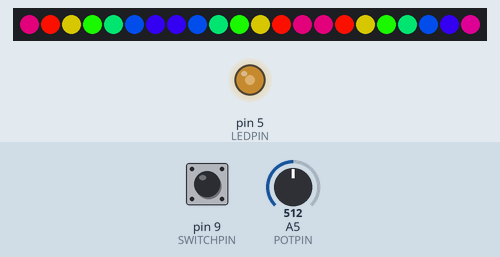
Simulated run of this sketch. Board: Arduino Uno, built with avr-gcc and run on an emulated ATmega328P. On the bench: 22 RGB LEDs in strip order, left to right, output pins drawn as LEDs (lit = HIGH). Inputs (shaded band) come from the test bench; at power-on: A5 (POTPIN) = 512, pin 9 (SWITCHPIN) HIGH. Dim RGB values are drawn brighter than linear; random numbers use the default seed unless the sketch sets one.

Above: at 1.2 s.
1.3 s: A5 (POTPIN) set to 1023
At 1.36 s:
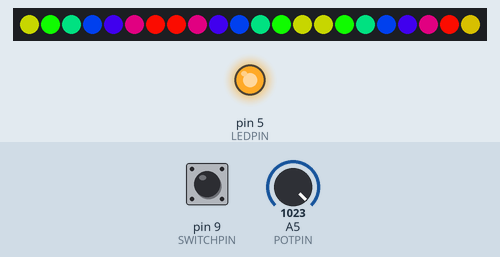
3.9 s: A5 (POTPIN) set to 1006
At 4.06 s:
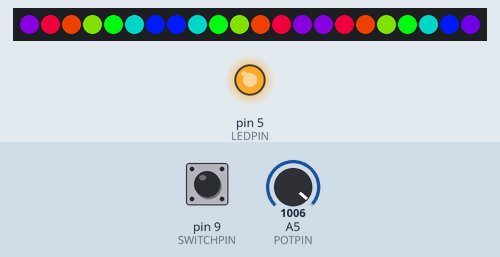
6.9 s: pin 9 (SWITCHPIN) pulled LOW for 1 s
At 7.38 s:
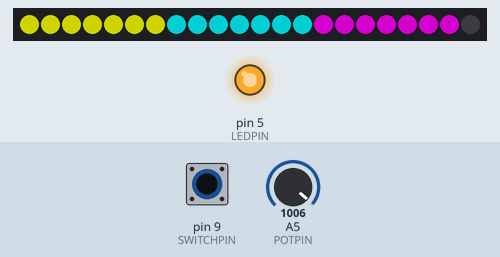
8.5 s: pin 9 (SWITCHPIN) pulled LOW for 3.2 s
At 8.88 s:
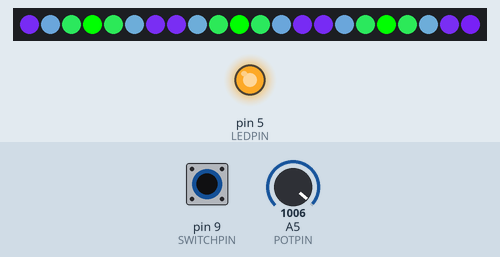
12.3 s: pin 9 (SWITCHPIN) pulled LOW for 1 s
At 12.8 s:
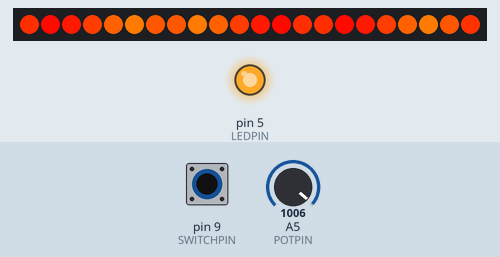
13.9 s: A5 (POTPIN) set to 716
At 14.31 s:
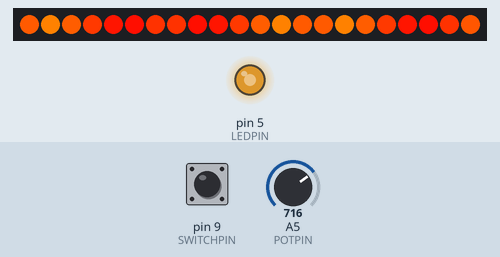
Timing chart, 0 to 16.9 s (numbered marks = the images above; inputs shaded):
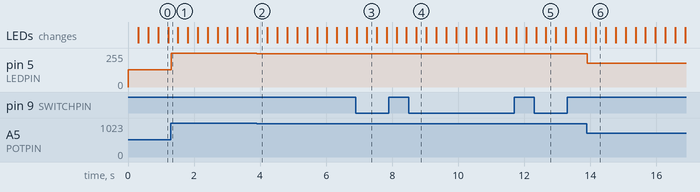

The sketch:

Unicorn_Lights.ino
```cpp
#include <Adafruit_NeoPixel.h>

#define PIN 6

#define NUM_LEDS 22

#define BRIGHTNESS 255

#define POTPIN A5
#define LEDPIN 5
#define SWITCHPIN 9

#define PATTERNS_COUNT 9

#define BUTTON_PRESS_DELAY 150

Adafruit_NeoPixel strip = Adafruit_NeoPixel(NUM_LEDS, PIN, NEO_GRBW + NEO_KHZ800);

uint8_t current_pattern = 0;
unsigned long last_press_start_time = 0;
bool switch_pressed = false;
bool switch_press_recorded = false;

void setup()
{
  pinMode(LEDPIN, OUTPUT);          // Set switch LED pin to output.
  pinMode(SWITCHPIN, INPUT_PULLUP); // Set switch pin to input.
  strip.setBrightness(BRIGHTNESS);  // Set max brightness.
  strip.begin();                    // Initialize the neopixel strip object.
  strip.show();                     // Output current LED colors (all off currently).

  Serial.begin(9600);
}

void loop()
{
  // First, check if the switch is pressed.
  checkForSwitchPress();

  int sensorValue = analogRead(POTPIN) / 4;
  uint16_t pause = 0;
  // Next, decide which pattern we are currently showing and run it.
  switch (current_pattern)
  {
  case 0:
    pause = rainbow();
    break;
  case 1:
    pause = alternateRainbow();
    break;
  case 2:
    pause = purple();
    break;
  case 3:
    pause = orange();
    break;
  case 4:
    pause = solid(sensorValue);
    break;
  case 5:
    pause = strobe(sensorValue);
    break;
  case 6:
    pause = strobe(0);
    break;
  case 7:
    pause = fire();
    break;
  case 8:
    pause = police();
    break;
  }
  strip.show();

  delay(pause);
  analogWrite(LEDPIN, sensorValue);
}

byte currentRainbowColor = 0;
uint16_t rainbow()
{
  for (uint16_t i = 0; i <= 7; i++)
  {
    uint32_t color = Wheel(((i * 36) + currentRainbowColor) & 255);
    setRowColor(i, color);
  }
  ++currentRainbowColor;
  return 2;
}

byte currentAlternateRainbowColor = 0;
uint16_t alternateRainbow()
{
  for (uint16_t i = 0; i <= 2; i++)
  {
    uint32_t color = Wheel(((i * 85) + currentAlternateRainbowColor) & 255);
    setColumnColor(i, color);
    setRowColor(7, strip.Color(0, 0, 0, 0));
  }
  ++currentAlternateRainbowColor;
  return 2;
}

byte currentPoliceColor = 0;
uint16_t police() {
  for (uint16_t i = 0; i <= 2; i++) {
    uint32_t color = policeWheel(((i * 85) + currentPoliceColor) &255);
    setColumnColor(i, color);
    setRowColor(7, strip.Color(0,0,0,0));
  }
  ++currentPoliceColor;
  return 2;
}

byte currentPurpleRainbowColor = 0;
uint16_t purple()
{
  for (uint16_t i = 0; i <= 7; i++)
  {
    uint32_t color = purpleWheel(((i * 36) + currentPurpleRainbowColor) & 255);
    setRowColor(i, color);
  }
  ++currentPurpleRainbowColor;
  return 2;
}

byte currentOrange = 0;
uint16_t orange()
{
  for (uint16_t i = 0; i <= 7; i++)
  {
    uint8_t wheelPos = ((i * 36) + currentOrange) & 255;
    uint32_t color = orangeWheel(wheelPos);
    setRowColor(7 - i, color);
  }
  ++currentOrange;
  return 2;
}

uint16_t solid(uint16_t sensor)
{
  uint32_t color = sensor == 0 ? strip.Color(255, 255, 255, 255) : Wheel(sensor & 255);
  uint32_t off = strip.Color(0, 0, 0, 0);
  for (uint16_t i = 0; i <= 7; i++)
  {
    setRowColor(i, color);
  }
  return 30;
}

byte currentStrobe = 0;
uint16_t strobe(uint16_t sensor)
{
  uint32_t color = sensor == 0 ? strip.Color(255, 255, 255, 255) : Wheel(sensor & 255);
  uint32_t off = strip.Color(0, 0, 0, 0);
  for (uint16_t i = 0; i <= 7; i++)
  {
    if (currentStrobe == 1)
    {
      setRowColor(i, color);
    }
    else
    {
      setRowColor(i, off);
    }
  }
  currentStrobe = (currentStrobe + 1) % 2;
  return 30 + 30 * currentStrobe;
}

uint16_t fire()
{
  int r = 255;
  int g = 125;
  int b = 12;
  for (uint16_t i = 0; i <= 7; ++i)
  {
    int flicker = random(0, 40);
    int r1 = r - random(0, 40);
    int g1 = g - random(0, 40);
    int b1 = b - random(0, 40);
    if (r1 < 0)
    {
      r1 = 0;
    }
    if (b1 < 0)
    {
      b1 = 0;
    }
    if (g1 < 0)
    {
      g1 = 0;
    }
    setRowColor(i, strip.Color(r1, g1, b1));
  }
  return random(50, 150);
}

// Top
//   21           43
// 6  7 20     28 29 42
// 5  8 19     27 30 41
// 4  9 18     26 31 40
// 3 10 17     25 32 39
// 2 11 16     24 33 38
// 1 12 15     23 34 37
// 0 13 14     22 35 36

// Tower 0 : Row [0-6] = Row, 13 - Row, Row + 14
// Tower 1 : Row [0-6] = 22+ Row, 22 + 13 - Row, 22 + Row + 14
// Tower 0: Row 7 = Row + 14 (or just 21)
// Tower 1: Row 7 = 22 + Row + 14 (or just 43)
//
// 0::6 means iterate in a loop for each number 0 through 6
// Tower 0: Column [0-2] = Column * 7 + (0::6)
// Tower 1: Column [0-2] = 22 + Column * 7 + (0::6)

// Set color for a logical row (0-7), will set all 3 LEDs (or single for top).
// Tower should be 0 or 1.
void setRowColor(uint8_t row, uint8_t tower, uint32_t color)
{
  if (row < 7)
  {
    strip.setPixelColor(tower * 22 + row, color);
    strip.setPixelColor(tower * 22 + 13 - row, color);
    strip.setPixelColor(tower * 22 + row + 14, color);
  }
  else
  {
    strip.setPixelColor(tower * 22 + 21, color);
  }
}

// Set color for a logical row(0-7) on both towers at once.
void setRowColor(uint8_t row, uint32_t color)
{
  setRowColor(row, 0, color);
  setRowColor(row, 1, color);
}

// Set color for a column with column (0-2), will set the entire column.
// Tower should be 0 or 1.
void setColumnColor(uint8_t column, uint8_t tower, uint32_t color)
{
  for (uint8_t i = 0; i < 7; i++)
  {
    strip.setPixelColor(tower * 22 + column * 7 + i, color);
  }
}

// Set color for a column with column (0-2) on both towers at once.
void setColumnColor(uint8_t column, uint32_t color)
{
  setColumnColor(column, 0, color);
  setColumnColor(column, 1, color);
}

// Input a value 0 to 255 to get a color value.
// The colours are a transition r - g - b - back to r.
uint32_t Wheel(byte WheelPos)
{
  WheelPos = 255 - WheelPos;
  if (WheelPos < 85)
  {
    return strip.Color(255 - WheelPos * 3, 0, WheelPos * 3, 0);
  }
  if (WheelPos < 170)
  {
    WheelPos -= 85;
    return strip.Color(0, WheelPos * 3, 255 - WheelPos * 3, 0);
  }
  WheelPos -= 170;
  return strip.Color(WheelPos * 3, 255 - WheelPos * 3, 0, 0);
}

uint32_t policeWheel(byte WheelPos)
{
  WheelPos = 255 - WheelPos;
  if (WheelPos < 85)
  {
    return strip.Color(255 - WheelPos * 3, 0, WheelPos * 3, 0);
  }
  if (WheelPos < 170)
  {
    WheelPos -= 85;
    return strip.Color(0, 0, 255 - WheelPos * 3, WheelPos * 3);
  }
  WheelPos -= 170;
  return strip.Color(WheelPos * 3, 0, 0, 255 - WheelPos * 3);
}

uint32_t orangeWheel(byte WheelPos)
{
  WheelPos = 255 - WheelPos;
  if (WheelPos < 126)
  {
    return strip.Color(255, WheelPos, 0);
  }
  WheelPos -= 126;
  return strip.Color(255, 129 - WheelPos, 0);
}

uint32_t purpleWheel(byte WheelPos)
{
  // WheelPos = 255 - WheelPos;
  if (WheelPos < 128)
  {
    byte red = WheelPos <= 125 ? 125 - WheelPos : 0;
    byte green = WheelPos * 2;
    byte blue = 255 - WheelPos * 2;
    return strip.Color(red, green, blue);
  }
  else
  {
    WheelPos -= 128;
    byte red = WheelPos <= 125 ? WheelPos : 125;
    byte green = 255 - WheelPos * 2;
    byte blue = WheelPos * 2;
    return strip.Color(red, green, blue);
  }
}

uint8_t red(uint32_t c)
{
  return (c >> 16);
}
uint8_t green(uint32_t c)
{
  return (c >> 8);
}
uint8_t blue(uint32_t c)
{
  return (c);
}

void checkForSwitchPress()
{
  // Check if the button is pressed.
  uint8_t switchVal = digitalRead(SWITCHPIN);
  // A value of 0 means it is pressed.
  if (switchVal)
  {
    // Button is not pressed.
    switch_pressed = false;
    switch_press_recorded = false;
  }
  else
  {
    if (switch_press_recorded)
    {
      // We already processed this switch press, don't do anything until the button is released.
      return;
    }
    // Button is pressed.
    if (switch_pressed)
    {
      // Button was pressed last time, check if it has been pressed long enough to advance.
      if (millis() - last_press_start_time > BUTTON_PRESS_DELAY)
      {
        // Button was held long enough to qualify as a press.
        current_pattern = (current_pattern + 1) % PATTERNS_COUNT;
        switch_press_recorded = true;
      }
    }
    else
    {
      // Button was not pressed last loop, record the time.
      switch_pressed = true;
      last_press_start_time = millis();
    }
  }
}
```

Measured:
- the behaviour switches between 1020 and 1019 on A5 (POTPIN) (found by bisection; images 1 and 2)
- after the input at 1.3 s, pin 5 (LEDPIN): 128/255 → 255/255 at once
- after the input at 3.9 s, pin 5 (LEDPIN): 255/255 → 251/255 at once
- after the input at 13.9 s, pin 5 (LEDPIN): 251/255 → 179/255 at once
